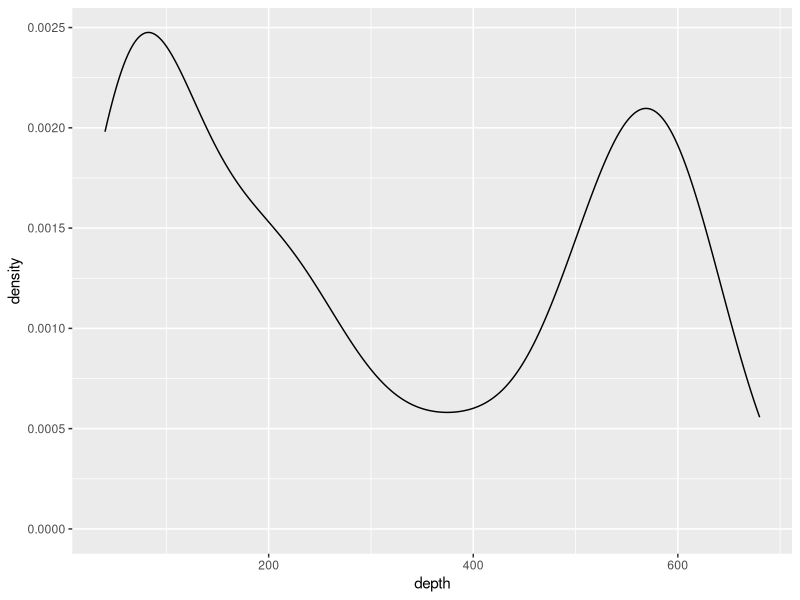
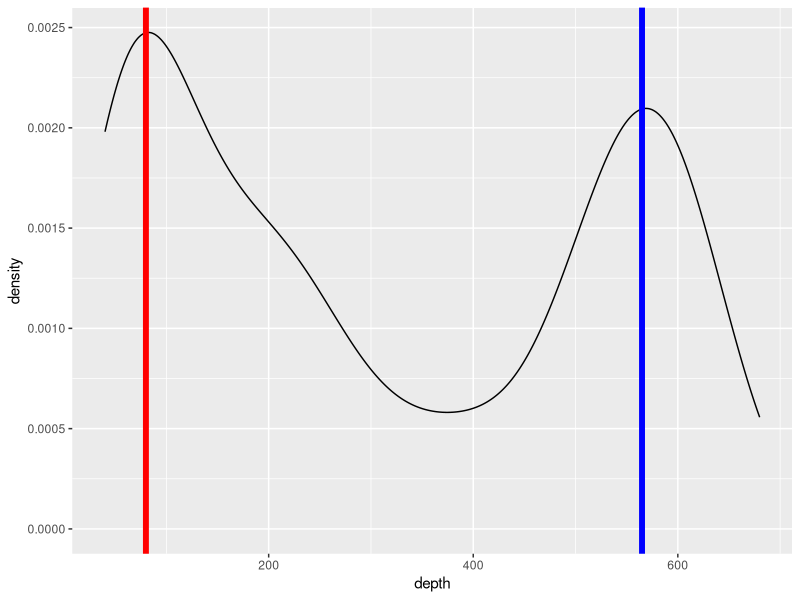

Generate these figures, in order, with R: (Note: this script raises an error after producing the figures.)
####      Exercise 5      #####

### Preamble ####



library(tidyverse)
library("ggplot2")
library("dplyr")


#####





em_mixture <- function(params,X,clusters = 2,tol = .00001,maxits  = 100,showits = TRUE){
  
  # Arguments are starting parameters (means, covariances, cluster probability),
  # data, number of clusters desired, tolerance, maximum iterations, and whether
  # to show iterations
  
  # Starting points
  N     = nrow(X)
  nams  = names(params)
  mu    = params$mu
  var   = params$var
  probs = params$probs
  
  # Other initializations
  # initialize cluster 'responsibilities', i.e. probability of cluster
  # membership for each observation i
  ri = matrix(0, ncol = clusters, nrow = N) 
  it = 0
  converged = FALSE
  
  if (showits)                                  # Show iterations
    cat(paste("Iterations of EM:", "\n"))
  
  while ((!converged) & (it < maxits)) {
    probsOld = probs
    muOld = mu
    varOld = var
    riOld = ri
    
    # E
    # Compute responsibilities
    for (k in 1:clusters){
      ri[, k] = probs[k] * dnorm(X, mu[k], sd = sqrt(var[k]), log = FALSE)
    }
    
    ri = ri/rowSums(ri)
    
    # M
    rk = colSums(ri)           # rk is the weighted average cluster membership size
    probs = rk/N
    mu = (t(X) %*% ri) / rk    
    var = (t(X^2) %*% ri) / rk - mu^2
    
    # could do mu and var via log likelihood here, but this is more straightforward
    
    parmlistold     = rbind(probsOld, muOld, varOld)
    parmlistcurrent = rbind(probs, mu, var)
    
    it = it + 1
    
    # if showits true, & it =1 or divisible by 5 print message
    if (showits & it == 1 | it%%5 == 0)        
      cat(paste(format(it), "...", "\n", sep = ""))
    
    #converged = max(abs(parmlistold - parmlistcurrent)) <= tol
  }
  
  clust = which(round(ri) == 1, arr.ind = TRUE) # create cluster membership
  clust = clust[order(clust[, 1]), 2]           # order according to row rather than cluster
  
  out = list(
    probs   = probs,
    mu      = mu,
    var     = var,
    resp    = ri,
    cluster = clust
  )
  
  out
}



em_mixture <- function(params, X, clusters = 2, tol = .00001, maxits   = 100, showits  = TRUE){
  
  # Arguments are 
  # params: starting parameters (means, covariances, cluster probability)
  # X: data 
  # clusters: number of clusters desired
  # tol: tolerance
  # maxits: maximum iterations
  # showits: whether to show iterations
  
  require(mvtnorm)
  # Starting points
  N     = nrow(X)
  mu    = params$mu
  var   = params$var
  probs = params$probs
  
  # initializations
  
  # cluster 'responsibilities', i.e. probability of cluster membership for each
  # observation i
  ri = matrix(0, ncol=clusters, nrow=N)       
  ll = 0                                        # log likelihood
  it = 0                                        # iteration count
  converged = FALSE                             # convergence
  
  # Show iterations if showits == true
  if (showits)                                  
    cat(paste("Iterations of EM:", "\n"))
  
  while (!converged & it < maxits) { 
    probsOld = probs
    # muOld = mu                # Use direct values or loglike for convergence check
    # varOld = var
    llOld = ll
    riOld = ri
    
    ### E
    # Compute responsibilities
    for (k in 1:clusters){
      ri[,k] = probs[k] * dmvnorm(X, mu[k, ], sigma = var[[k]], log = FALSE)
    }
    
    ri = ri/rowSums(ri)
    
    ### M
    rk = colSums(ri)            # rk is weighted average cluster membership size
    probs = rk/N
    
    for (k in 1:clusters){
      varmat = matrix(0, ncol = ncol(X), nrow = ncol(X))    # initialize to sum matrices
      
      for (i in 1:N){
        varmat = varmat + ri[i,k] * X[i,]%*%t(X[i,])
      }
      
      mu[k,]   = (t(X) %*% ri[,k]) / rk[k]
      var[[k]] =  varmat/rk[k] - mu[k,]%*%t(mu[k,])
      
      ll[k] = -.5*sum( ri[,k] * dmvnorm(X, mu[k,], sigma = var[[k]], log = TRUE) )
    }
    
    ll = sum(ll)
    
    # compare old to current for convergence
    parmlistold =  c(llOld, probsOld)           # c(muOld, unlist(varOld), probsOld)
    parmlistcurrent = c(ll, probs)              # c(mu, unlist(var), probs)
    it = it + 1
    
    # if showits true, & it =1 or modulo of 5 print message
    if (showits & it == 1 | it%%5 == 0)         
      cat(paste(format(it), "...", "\n", sep = ""))
    
    converged = min(abs(parmlistold - parmlistcurrent)) <= tol
  }
  
  clust = which(round(ri) == 1, arr.ind = TRUE)        # create cluster membership
  clust = clust[order(clust[,1]), 2]            # order accoring to row rather than cluster
  
  
  list(
    probs   = probs,
    mu      = mu,
    var     = var,
    resp    = ri,
    cluster = clust,
    ll      = ll
  )
}


plot_mix_comps <- function(x, mu, sigma, lam) {
  lam * dnorm(x, mu, sigma)
}



# quakes data set is in base R
data(quakes)

head(quakes)
depth = as.matrix(quakes[, 3, drop = FALSE])
options(scipen = 999)

p1 <- ggplot(quakes, aes(x = depth)) +
  geom_density()
p1
p1 + 
  geom_vline(xintercept = 80, col = "red", size = 2) + 
  geom_vline(xintercept = 565, col = "blue", size = 2)


#########starting values 
d_depth = sd(quakes$depth)
m1_depth = mean(quakes$depth) - (d_depth/2)
m2_depth=  mean(quakes$depth) + (d_depth/2)

start_values_depth = list(mu = c(m1_depth, m2_depth),
                          var = c(d_depth, d_depth),
                          probs = c(.5, .5))


#start_values_1 = list(mu = c(50, 90),
#                  var = c(1, 115),
#                  probs = c(.5, .5))
#mix_erupt   = em_mixture(start_values_1, X = eruptions,  tol = 1e-8)  

mix_waiting_depth = em_mixture(start_values_depth, X = depth, tol = 1e-3)




#data.frame(x = waiting) %>%
ggplot(quakes, aes(x = depth)) +
  geom_histogram(aes(x= depth, ..density..), binwidth = 5, colour = "black", 
                 fill = "white") +
  stat_function(geom = "line", fun = plot_mix_comps,
                args = list(mix_waiting_depth$mu[1], sqrt(mix_waiting_depth$var[1]), lam = mix_waiting_depth$probs[1]),
                colour = "red", lwd = 1.5) +
  stat_function(geom = "line", fun = plot_mix_comps,
                args = list(mix_waiting_depth$mu[2], sqrt(mix_waiting_depth$var[2]), lam = mix_waiting_depth$probs[2]),
                colour = "blue", lwd = 1.5) +
  ylab("Density")







# faithful data set is in base R
data(faithful)

head(faithful)
waiting = as.matrix(faithful[, 2, drop = FALSE])
options(scipen = 999)

p2 <- ggplot(faithful, aes(x = waiting)) +
  geom_density()
p2
p2 + 
  geom_vline(xintercept = 53, col = "red", size = 2) + 
  geom_vline(xintercept = 80, col = "blue", size = 2)





#########starting values 
d_faith = sd(faithful$waiting)
m1_faith = mean(faithful$waiting) - (d_faith/2)
m2_faith=  mean(faithful$waiting) + (d_faith/2)

start_values_faith = list(mu = c(m1_faith, m2_faith),
                      var = c(d_faith, d_faith),
                      probs = c(.5, .5))


mustart  = rbind(c(3, 60), c(3, 60.1))    # must be at least slightly different
covstart = list(cov(faithful), cov(faithful))
probs    = c(.01, .99)

# params is a list of mu, var, and probs 
starts = list(mu = mustart, var = covstart, probs = probs)  


#start_values_1 = list(mu = c(50, 90),
#                  var = c(1, 115),
#                  probs = c(.5, .5))
#mix_erupt   = em_mixture(start_values_1, X = eruptions,  tol = 1e-8)  

mix_waiting_faith = em_mixture(start_values_faith, X = waiting, tol = 1e-3)

mix_faithful = em_mixture(
  params = starts,
  X = as.matrix(faithful),
  clusters = 2,
  tol      = 1e-12,
  maxits   = 1500,
  showits  = TRUE
)

#data.frame(x = waiting) %>%
ggplot(faithful, aes(x = waiting)) +
  geom_histogram(aes(x= waiting, ..density..), binwidth = 1, colour = "black", 
                 fill = "white") +
  stat_function(geom = "line", fun = plot_mix_comps,
                args = list(mix_waiting_faith$mu[1], sqrt(mix_waiting_faith$var[1]), lam = mix_waiting_faith$probs[1]),
                colour = "red", lwd = 1.5) +
  stat_function(geom = "line", fun = plot_mix_comps,
                args = list(mix_waiting_faith$mu[2], sqrt(mix_waiting_faith$var[2]), lam = mix_waiting_faith$probs[2]),
                colour = "blue", lwd = 1.5) +
  ylab("Density")
